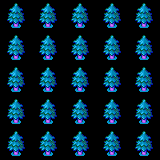

This game map was drawn from its Tiled (.tmx) file and the tilesets committed beside it. A one-line description and the full map source follow:
An orthogonal 5x5 tile map with 32x32 px tiles, 1 tile layer (Tile Layer 1).

<map version="1.0" orientation="orthogonal" width="5" height="5" tilewidth="32" tileheight="32">
 <tileset firstgid="1" name="World2" tilewidth="32" tileheight="32">
  <image source="../TileSets/World2.png" width="256" height="352" />
 </tileset>
 <layer name="Tile Layer 1" width="5" height="5">
  <data>
   <tile gid="9" />
   <tile gid="9" />
   <tile gid="9" />
   <tile gid="9" />
   <tile gid="9" />
   <tile gid="9" />
   <tile gid="9" />
   <tile gid="9" />
   <tile gid="9" />
   <tile gid="9" />
   <tile gid="9" />
   <tile gid="9" />
   <tile gid="9" />
   <tile gid="9" />
   <tile gid="9" />
   <tile gid="9" />
   <tile gid="9" />
   <tile gid="9" />
   <tile gid="9" />
   <tile gid="9" />
   <tile gid="9" />
   <tile gid="9" />
   <tile gid="9" />
   <tile gid="9" />
   <tile gid="9" />
  </data>
 </layer>
</map>